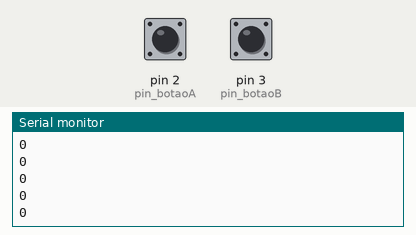
Recording of a sketch running on a simulated Arduino Uno, built with avr-gcc and run on an emulated ATmega328P. Shown: the last lines printed to the serial monitor. The test bench sets the inputs (shaded band); at power-on: pin 2 (pin_botaoA) LOW, pin 3 (pin_botaoB) LOW.

Above: at 1.2 s.
1.3 s: pin 2 (pin_botaoA) pulled HIGH for 0.15 s
At 1.9 s:
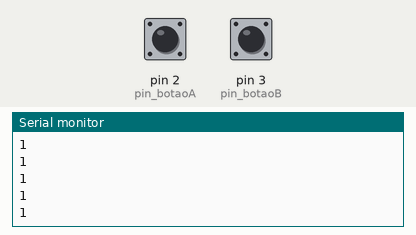
2.9 s: pin 2 (pin_botaoA) pulled HIGH for 1 s
At 3.5 s:
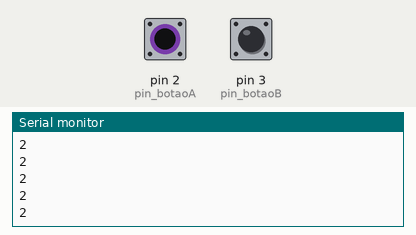
Timing chart, 0 to 5.9 s (numbered marks = the images above; inputs shaded):
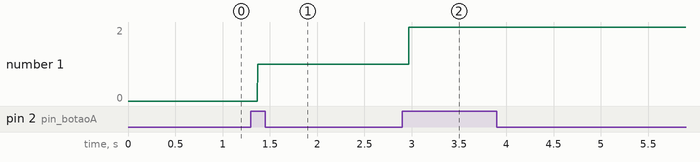

Measured:
- after the input at 1.3 s, the serial monitor: prints a new line after 0.07 s (image 1)
- after the input at 2.9 s, the serial monitor: prints a new line after 0.07 s (image 2)
- plotted number 1: 0 → 1 after the input at 1.3 s, 1 → 2 after the input at 2.9 s

The sketch:

sketch_jun3d.ino
```cpp
#define pin_botaoA 2
#define pin_botaoB 3
int conta = 0;
int aux = 0;
int aux1 = 0;
int limite = 50;
void setup() {
  pinMode(pin_botaoA, INPUT);
  pinMode(pin_botaoB, INPUT);
  Serial.begin(9600);
}

void loop() {
  bool botaoA = digitalRead(pin_botaoA);
  bool botaoB = digitalRead(pin_botaoB);

  if (botaoA == 1) {
    if (aux == 0) {
      conta++;
      aux = 1;
    }
  } else {
    aux = 0;
  }

  if (botaoB == 1) {
    if (aux1 == 0) {
      conta--;
      aux1 = 1;
    }
  } else {
    aux1 = 0;
  }

  if (conta >= limite) {
    Serial.println("Limite atingido.");
  } else {
    Serial.println(conta);
  }

}
```
